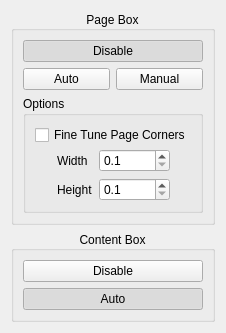
         <widget class="QWidget" name="scrollAreaWidgetContents_5">
          <property name="geometry">
           <rect>
            <x>0</x>
            <y>0</y>
            <width>208</width>
            <height>314</height>
           </rect>
          </property>
          <layout class="QGridLayout" name="gridLayout_7">
           <item row="3" column="1">
            <spacer name="verticalSpacer_8">
             <property name="orientation">
              <enum>Qt::Vertical</enum>
             </property>
             <property name="sizeHint" stdset="0">
              <size>
               <width>1</width>
               <height>1</height>
              </size>
             </property>
            </spacer>
           </item>
           <item row="0" column="1">
            <spacer name="verticalSpacer_7">
             <property name="orientation">
              <enum>Qt::Vertical</enum>
             </property>
             <property name="sizeHint" stdset="0">
              <size>
               <width>1</width>
               <height>1</height>
              </size>
             </property>
            </spacer>
           </item>
           <item row="1" column="1">
            <widget class="QGroupBox" name="groupBox_5">
             <property name="title">
              <string>Page Box</string>
             </property>
             <property name="alignment">
              <set>Qt::AlignCenter</set>
             </property>
             <layout class="QGridLayout" name="gridLayout_5">
              <item row="0" column="0" colspan="2">
               <widget class="QPushButton" name="pageDetectDisableBtn">
                <property name="text">
                 <string>Disable</string>
                </property>
                <property name="checkable">
                 <bool>true</bool>
                </property>
                <property name="checked">
                 <bool>true</bool>
                </property>
                <property name="autoExclusive">
                 <bool>true</bool>
                </property>
               </widget>
              </item>
              <item row="2" column="0" colspan="2">
               <widget class="QGroupBox" name="pageDetectOptions">
                <property name="title">
                 <string>Options</string>
                </property>
                <layout class="QVBoxLayout" name="verticalLayout_11">
                 <property name="spacing">
                  <number>4</number>
                 </property>
                 <property name="leftMargin">
                  <number>9</number>
                 </property>
                 <property name="topMargin">
                  <number>9</number>
                 </property>
                 <property name="rightMargin">
                  <number>9</number>
                 </property>
                 <property name="bottomMargin">
                  <number>9</number>
                 </property>
                 <item>
                  <widget class="QCheckBox" name="fineTuneBtn">
                   <property name="toolTip">
                    <string>Shift with corners while they are in black. </string>
                   </property>
                   <property name="text">
                    <string>Fine Tune Page Corners</string>
                   </property>
                  </widget>
                 </item>
                 <item>
                  <widget class="QWidget" name="dimensionsWidget" native="true">
                   <layout class="QHBoxLayout" name="horizontalLayout_4">
                    <property name="leftMargin">
                     <number>0</number>
                    </property>
                    <property name="topMargin">
                     <number>0</number>
                    </property>
                    <property name="rightMargin">
                     <number>0</number>
                    </property>
                    <property name="bottomMargin">
                     <number>0</number>
                    </property>
                    <item>
                     <spacer name="horizontalSpacer_11">
                      <property name="orientation">
                       <enum>Qt::Horizontal</enum>
                      </property>
                      <property name="sizeHint" stdset="0">
                       <size>
                        <width>1</width>
                        <height>1</height>
                       </size>
                      </property>
                     </spacer>
                    </item>
                    <item>
                     <layout class="QGridLayout" name="gridLayout_6">
                      <item row="0" column="0">
                       <widget class="QLabel" name="label">
                        <property name="text">
                         <string>Width</string>
                        </property>
                       </widget>
                      </item>
                      <item row="1" column="0">
                       <widget class="QLabel" name="label_2">
                        <property name="text">
                         <string>Height</string>
                        </property>
                       </widget>
                      </item>
                      <item row="1" column="1">
                       <widget class="QDoubleSpinBox" name="heightSpinBox">
                        <property name="decimals">
                         <number>1</number>
                        </property>
                        <property name="minimum">
                         <double>0.100000000000000</double>
                        </property>
                        <property name="maximum">
                         <double>99999.000000000000000</double>
                        </property>
                       </widget>
                      </item>
                      <item row="0" column="1">
                       <widget class="QDoubleSpinBox" name="widthSpinBox">
                        <property name="decimals">
                         <number>1</number>
                        </property>
                        <property name="minimum">
                         <double>0.100000000000000</double>
                        </property>
                        <property name="maximum">
                         <double>99999.000000000000000</double>
                        </property>
                       </widget>
                      </item>
                     </layout>
                    </item>
                    <item>
                     <spacer name="horizontalSpacer_12">
                      <property name="orientation">
                       <enum>Qt::Horizontal</enum>
                      </property>
                      <property name="sizeHint" stdset="0">
                       <size>
                        <width>1</width>
                        <height>1</height>
                       </size>
                      </property>
                     </spacer>
                    </item>
                   </layout>
                  </widget>
                 </item>
                </layout>
               </widget>
              </item>
              <item row="1" column="0">
               <widget class="QPushButton" name="pageDetectAutoBtn">
                <property name="text">
                 <string>Auto</string>
                </property>
                <property name="checkable">
                 <bool>true</bool>
                </property>
                <property name="autoExclusive">
                 <bool>true</bool>
                </property>
               </widget>
              </item>
              <item row="1" column="1">
               <widget class="QPushButton" name="pageDetectManualBtn">
                <property name="text">
                 <string>Manual</string>
                </property>
                <property name="checkable">
                 <bool>true</bool>
                </property>
                <property name="checked">
                 <bool>false</bool>
                </property>
                <property name="autoExclusive">
                 <bool>true</bool>
                </property>
               </widget>
              </item>
             </layout>
            </widget>
           </item>
           <item row="2" column="1">
            <widget class="QGroupBox" name="groupBox_4">
             <property name="title">
              <string>Content Box</string>
             </property>
             <property name="alignment">
              <set>Qt::AlignCenter</set>
             </property>
             <layout class="QGridLayout" name="gridLayout_4">
              <item row="0" column="1" colspan="2">
               <widget class="QPushButton" name="contentDetectDisableBtn">
                <property name="text">
                 <string>Disable</string>
                </property>
                <property name="checkable">
                 <bool>true</bool>
                </property>
                <property name="autoExclusive">
                 <bool>true</bool>
                </property>
               </widget>
              </item>
              <item row="1" column="1" colspan="2">
               <widget class="QPushButton" name="contentDetectAutoBtn">
                <property name="text">
                 <string>Auto</string>
                </property>
                <property name="checkable">
                 <bool>true</bool>
                </property>
                <property name="checked">
                 <bool>true</bool>
                </property>
                <property name="autoExclusive">
                 <bool>true</bool>
                </property>
               </widget>
              </item>
             </layout>
            </widget>
           </item>
           <item row="1" column="0" rowspan="2">
            <spacer name="horizontalSpacer_13">
             <property name="orientation">
              <enum>Qt::Horizontal</enum>
             </property>
             <property name="sizeHint" stdset="0">
              <size>
               <width>1</width>
               <height>1</height>
              </size>
             </property>
            </spacer>
           </item>
           <item row="1" column="2" rowspan="2">
            <spacer name="horizontalSpacer_14">
             <property name="orientation">
              <enum>Qt::Horizontal</enum>
             </property>
             <property name="sizeHint" stdset="0">
              <size>
               <width>1</width>
               <height>1</height>
              </size>
             </property>
            </spacer>
           </item>
          </layout>
         </widget>
